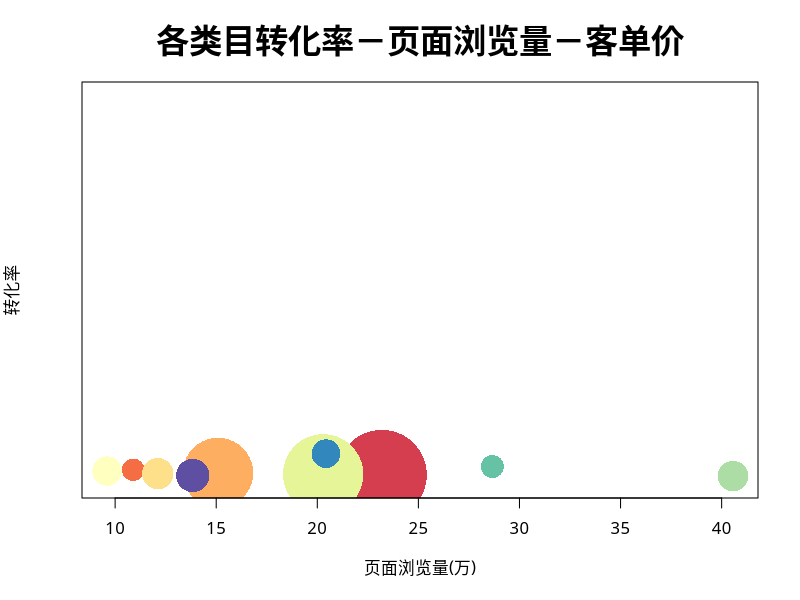

This chart was generated by the following R code: (Note: this script raises an error after producing the figure.)
par(family='STXihei')##Show chinese in plot
##############
#Convertion Bubbel Plot
##############

##1.Create Data
id = c("手机数据","食品饮料","电脑办公","家具用品","母婴玩具","家用电器",
       "服饰鞋帽","日用百货","虚拟商品","箱包礼品")
conver = c(0.012,0.02,0.015,0.014,0.018,0.013,0.01,0.025,0.045,0.011)
pv=c(23.19,10.89,15.09,12.11,9.6,20.29,40.56,28.66,20.43,13.84)
price = c(3509,59,2501,509,411,3011,476,81,379,610)

##2.Set color of different categories
library(RColorBrewer)
col = brewer.pal(11,"Spectral")[2:11]

##3.Set the size of dots
cex.max = 12
cex.min = 3
a = (cex.max-cex.min)/(max(price)-min(price))
b = cex.min-a*min(price)
cex2= a*price+b

##4.Bubbel Plot
plot(pv,conver,col=col,cex=cex2,pch=16,ylim=c(0,0.6),xlab="页面浏览量(万)",
     ylab="转化率",main=list("各类目转化率－页面浏览量－客单价",cex=2),yaxt="n")
legend("topleft",legend=id,pch=16,col=col,byt="n",cex=0.8,ncol=5)
axis(2,labels=paste(seq(0,5,1),"%",sep=""),at=seq(0,0.05,0.01))
text(x=pv,y=conver,labels=price,cex=0.8)
text(x=40,y=0.055,labels="Z-客单价",cex=1.3)

##############
#Sales Line Plot
##############
x.text = c("1月","2月","3月","4月","5月","6月","7月","8月","9月","10月","11月","12月")
sales.1 = c(49.9,71.5,106.4,129.2,144.0,176.0,135.6,148.5,216.4,194.1,95.6,54.4)
sales.2 = c(83.6,78.8,98.5,93.4,106.0,84.5,105,104.3,91.2,83.5,106.6,92.3)
sales.3 = c(48.9,38.8,39.3,42.4,47.0,48.3,62.0,59.6,52.4,65.2,59.3,53.0)
sales.4 = c(42.4,33.2,34.5,39.7,52.6,70.5,57.4,62.0,47.6,39.1,46.8,51.1)

id = c("帆布鞋","T恤","皮包","冲锋衣") ##Prepare the data
col = c("black","red","orange","purple")
plot(sales.1,type="b",xaxt="n",ylim=c(0,300),col=col[1],main="月销量趋势图",
     xlab="月份",ylab="销量(万元)")
axis(1,at=1:12,labels=x.text,tick=FALSE)
legend("topleft",legend=id,horiz=T,pch=15,col=col,cex=0.8,bty="n")
grid(nx=NA,ny=8,lwd=1,lty=2,col="blue") ##Plot the sale 
lines(sales.2,type="b",col=col[2]) ##add lines
lines(sales.3,type="b",col=col[3]) ##add lines
lines(sales.4,type="b",col=col[4]) ##add lines


##############
#barPlot
##############
par(mfrow=c(2,1))
data = data.frame(pre=c(113,134,123,145,137,196,187),now=c(129,122,134,149,146,215,208))
col=c("azure4","brown4")
barplot(data$now,beside=TRUE,col=col[2],axes=F)
axis(2)
text.x = c("周一","周二","周三","周四","周五","周六","周日")
axis(1,seq(from=0.7,by=1.2,length.out=7),labels=text.x,tick=FALSE,cex.axis=0.75)
title(main=list("以向量形式输入一组数据",cex=1.5,col="red",font=3),ylab="网站日页面浏览量pv")

##
barplot(t(as.matrix(data)),beside=TRUE,col=col,axes=F)
axis(2)
text.x = c("周一","周二","周三","周四","周五","周六","周日")
axis(1,c(2,5,8,11,14,17,20),labels=text.x,tick=FALSE,cex.axis=0.75)
title(main=list("以矩阵形式输入多组数据",cex=1.5,col="red",font=3),ylab="网站日页面浏览量pv")

##
par(mfrow=c(1,1))
barplot(t(as.matrix(data)),beside=TRUE,col=col,axes=F,horiz=T)
axis(1)
text.x = c("周一","周二","周三","周四","周五","周六","周日")
axis(2,c(2,5,8,11,14,17,20),labels=text.x,tick=FALSE,cex.axis=0.75)
title(main=list("horiz=TRUE时绘制条形图",cex=1.5,col="red",font=3),ylab="网站日页面浏览量pv")


##
id = c("订购错误","支付失败","更换其他商品","订单重复","忘选优惠品","等待太久","测试订单",
       "有缺货商品","已在别处购买","价格太贵","其他")
month.3 = c(25746,8595,12832,10910,7043,2978,6934,4770,1137,1164,6926)
month.4 = c(46496,20150,19682,14177,20703,8434,9560,5113,1804,1468,11156)
month.5 = c(53356,26547,23271,16909,14789,12733,11545,7483,2506,1743,11869)
data = matrix(c(month.3,month.4,month.5),ncol=3)

library(RColorBrewer)
col = brewer.pal(11,"Spectral")[1:11]
barplot(data,col=col,xaxt="n",beside=TRUE,ylim=c(0,60000))
title(main=list("订单取消原因",cex=2),
      sub="月份：3-4 品类：帆布鞋",ylab="订单月取消数目")
legend("topleft",legend=id,pch=15,col=col,ncol=2,cex=0.8)
axis(1,labels=c("3月份","4月份","5月份"),at=c(6,18,30),tick=FALSE)

per100 = function(x){
   x = x/sum(x)
   result = paste(round(x*10000)/100,"%",sep="")
   result
}
text(labels=c(per100(month.3),per100(month.4),per100(month.5)),cex=0.7,
     x = c(seq(from=1.5,by=1,length.out=11),seq(from=13.5,by=1,length.out=11),seq(from=25.5,
     by=1,length.out=11)),
     y=c(month.3,month.4,month.5)+1000)

##barplot - horizon
pv = c(29123,279750,89994,15851,61741,119477,65602,75924,37943,11952,34567,
       11894,42780,18511,9450,1011,1533)
id = c("我的个人中心","我的订单","退换货办理","海外订单","我的收藏","礼品卡","优惠券",
       "账户余额","会员积分","收货地址","促销信息退订","个人资料","关联账户","账户安全",
       "商品评论","商品提问","邀请方式","邀请记录查询")
library(RColorBrewer)
col = c(brewer.pal(9,"YlOrRd")[1:9],brewer.pal(9,"Blues")[1:9])
barplot(pv,col=col,horiz=TRUE,xlim=c(-30000,300000))
title(main=list("个人中心各模块用户点击率",cex=2),sub="时间:2012.9.1-2012.9.30",
      ylab="个人中心各模块")
text(y=seq(from=0.7,length.out=18,by=1.2),x=-15000,labels=id)
legend("topright",legend=rev(id),pch=15,col=rev(col),ncol=2,cex=0.7)
text(labels=paste(round(10000*pv/sum(pv))/100,"%",sep=""),cex=0.7,
     y=seq(from=0.7,length.out=18,by=1.2),
     x=pv+10000)

##pieplot 
data = data.frame(id=c("安全性得不到保障","产品质量","售后服务，付款不便","送货耗时，渠道不畅",
                       "价格不够诱人","网上提供消息不可靠","其他"),
                  num=c(0.053,0.46,0.087,0.213,0.078,0.042,0.067))
library(RColorBrewer)
col = brewer.pal(11,"Spectral")[3:11]
pie(data$num,col=col,xaxt="n",labels=paste(data$id,":",round(data$num*10000)/100,"%",sep=""))
title(main=list("网站退货率高的原因",cex=2),sub="月份:3-4 品类:帆布鞋")

##复合图
data = data.frame(id=c("安全性得不到保障","产品质量,售后服务","付款不便",
                       "送货耗时，渠道不畅","价格不够诱人","网上提供消息不可靠",
                       "物流服务人员态度不好","尺码不合适","发现更好的商品"),
                  num=c(0.053,0.46,0.087,0.213,0.078,0.042,0.031,0.026,0.010))
split=6
max.bar2 = 0.4

bar1.data = matrix(rev(c(rep(NA,split+1),data$num[1:split],sum(data$num[-(1:split)]))),
                   ncol=2,nrow=split+1)
bar2.data = matrix(c(rep(NA,split+1),rev(data$num[-(1:split)]),rep(NA,nrow(data)-split+1)),
                   ncol=2,nrow=split+1)
library(RColorBrewer)
col = brewer.pal(11,"Spectral")[3:11]
barplot(bar1.data,col=c("azure3",col[1:split]),axes=FALSE,ylim=c(0,1),xlim=c(0,4.5),border="azure3")
barplot(bar2.data*(max.bar2/sum(data$num[-(1:split)])),col=col[-(1:split)],axes=FALSE,
                   add=TRUE,border="azure3")
polygon(x=c(1.2,1.2,1.4,1.4),y=c(0,sum(data$num[-(1:split)]),max.bar2,0),col="azure3",border="azure3")

labels=paste(round(data$num*10000)/100,"%",sep="")
y1 = 0
for(i in 1:split)(y1[i]=sum(data$num[-(1:i)]))
text(x=1,y=y1+0.02,labels[1:split],cex=0.8)
y2 = 0
for(i in 1:(nrow(data)-split-1)){y2[i]=sum(data$num[(split+i+1):nrow(data)])}
y2 = c(y2,0)
y2 = y2*(max.bar2/sum(data$num[-(1:split)]))
text(x=2,y=y2+0.02,labels[-(1:split)],cex=0.8)
legend("topright",legend=data$id,pch=15,col=c(rev(col[1:split]),rev(col[-(1:split)]),ncol=1,bty="n"))
title(main=list("网站退货率高的原因",cex=2),sub="月份:3-4 品类:帆布鞋")

##Histgram (分布图)
par(mfrow=c(3,1))
hist(pv,main="页面浏览量的直方图:统计尺度间隔为3",xlab="页面浏览量(万)",breaks=seq(200,280,3))
hist(pv,main="页面浏览量的直方图:统计尺度间隔为1",xlab="页面浏览量(万)",breaks=seq(220,280,1))

##Histgram (密度图)
plot(density(pv),main="页面浏览量的密度曲线图",xlab="页面浏览量(万)")
rug(pv)








































































